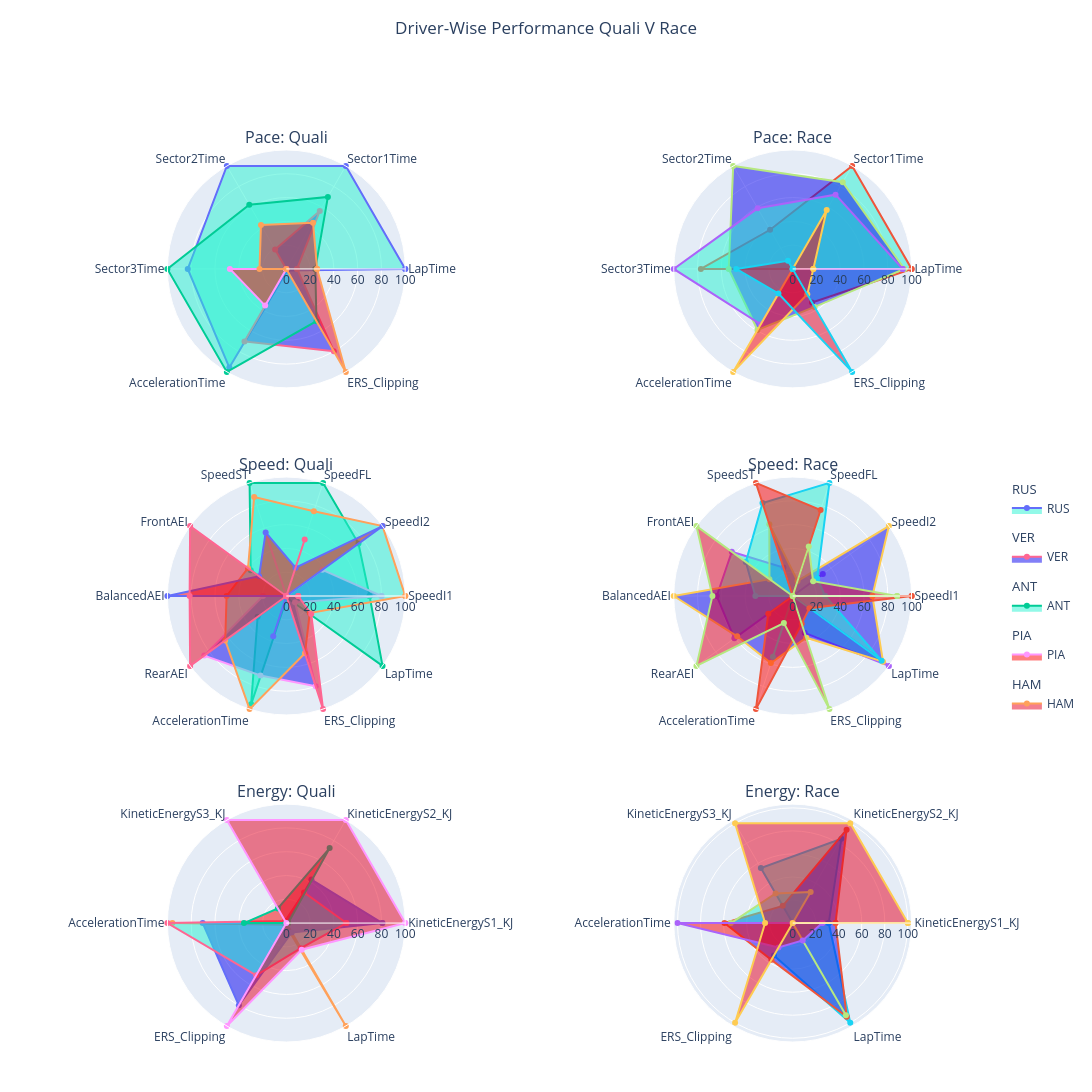

Notebook code for this chart:
### Code cell
polar_fig = data_vis.create_comparison_radar(
    quali_performance=quali_performance_rescaled,
    race_performance=race_performance_rescaled,
    drivers=top_5_drivers.to_list(),
    show_pace_categories=True,
    show_speed_categories=True,
    show_energy_categories=True,
)

polar_fig.show()

### Figure 1 — Plotly figure (JSON) as saved in the notebook; plotly's stock layout.template omitted (floating-point values rounded to 4 significant figures)
{"data": [{"fill": "toself", "fillcolor": "rgba(0.15294117647058825, 0.9568627450980393, 0.8235294117647058, 0.5)", "legendgroup": "RUS", "legendgrouptitle": {"text": "RUS"}, "name": "RUS", "r": [100.0, 100.0, 100.0, 82.88, 95.8, 1.552, 100.0], "showlegend": true, "subplot": "polar", "theta": ["LapTime", "Sector1Time", "Sector2Time", "Sector3Time", "AccelerationTime", "ERS_Clipping", "LapTime"], "type": "scatterpolar"}, {"fill": "toself", "fillcolor": "rgba(0.15294117647058825, 0.9568627450980393, 0.8235294117647058, 0.5)", "legendgroup": "RUS", "legendgrouptitle": {"text": "RUS"}, "name": "RUS", "r": [100.0, 100.0, 38.0, 77.19, 0.0, 32.55, 100.0], "showlegend": false, "subplot": "polar2", "theta": ["LapTime", "Sector1Time", "Sector2Time", "Sector3Time", "AccelerationTime", "ERS_Clipping", "LapTime"], "type": "scatterpolar"}, {"fill": "toself", "fillcolor": "rgba(0.15294117647058825, 0.9568627450980393, 0.8235294117647058, 0.5)", "legendgroup": "RUS", "legendgrouptitle": {"text": "RUS"}, "name": "RUS", "r": [70.0, 75.0, 100.0, 100.0, 36.98, 0.0, 29.83, 95.8, 1.552, 100.0, 70.0], "showlegend": false, "subplot": "polar3", "theta": ["SpeedI1", "SpeedI2", "SpeedFL", "SpeedST", "FrontAEI", "BalancedAEI", "RearAEI", "AccelerationTime", "ERS_Clipping", "LapTime", "SpeedI1"], "type": "scatterpolar"}, {"fill": "toself", "fillcolor": "rgba(0.15294117647058825, 0.9568627450980393, 0.8235294117647058, 0.5)", "legendgroup": "RUS", "legendgrouptitle": {"text": "RUS"}, "name": "RUS", "r": [0.0, 31.34, 0.0, 25.15, 63.26, 63.83, 60.57, 0.0, 32.55, 100.0, 0.0], "showlegend": false, "subplot": "polar4", "theta": ["SpeedI1", "SpeedI2", "SpeedFL", "SpeedST", "FrontAEI", "BalancedAEI", "RearAEI", "AccelerationTime", "ERS_Clipping", "LapTime", "SpeedI1"], "type": "scatterpolar"}, {"fill": "toself", "fillcolor": "rgba(0.15294117647058825, 0.9568627450980393, 0.8235294117647058, 0.5)", "legendgroup": "RUS", "legendgrouptitle": {"text": "RUS"}, "name": "RUS", "r": [0.0, 0.0, 0.0, 95.8, 1.552, 100.0, 0.0], "showlegend": false, "subplot": "polar5", "theta": ["KineticEnergyS1_KJ", "KineticEnergyS2_KJ", "KineticEnergyS3_KJ", "AccelerationTime", "ERS_Clipping", "LapTime", "KineticEnergyS1_KJ"], "type": "scatterpolar"}, {"fill": "toself", "fillcolor": "rgba(0.15294117647058825, 0.9568627450980393, 0.8235294117647058, 0.5)", "legendgroup": "RUS", "legendgrouptitle": {"text": "RUS"}, "name": "RUS", "r": [31.29, 84.49, 55.2, 0.0, 32.55, 100.0, 31.29], "showlegend": false, "subplot": "polar6", "theta": ["KineticEnergyS1_KJ", "KineticEnergyS2_KJ", "KineticEnergyS3_KJ", "AccelerationTime", "ERS_Clipping", "LapTime", "KineticEnergyS1_KJ"], "type": "scatterpolar"}, {"fill": "toself", "fillcolor": "rgba(0.023529411764705882, 0.0, 0.9372549019607843, 0.5)", "legendgroup": "VER", "legendgrouptitle": {"text": "VER"}, "name": "VER", "r": [9.045, 56.25, 18.85, 0.0, 70.33, 79.82, 9.045], "showlegend": true, "subplot": "polar", "theta": ["LapTime", "Sector1Time", "Sector2Time", "Sector3Time", "AccelerationTime", "ERS_Clipping", "LapTime"], "type": "scatterpolar"}, {"fill": "toself", "fillcolor": "rgba(0.023529411764705882, 0.0, 0.9372549019607843, 0.5)", "legendgroup": "VER", "legendgrouptitle": {"text": "VER"}, "name": "VER", "r": [93.9, 84.2, 100.0, 53.77, 59.23, 36.88, 93.9], "showlegend": false, "subplot": "polar2", "theta": ["LapTime", "Sector1Time", "Sector2Time", "Sector3Time", "AccelerationTime", "ERS_Clipping", "LapTime"], "type": "scatterpolar"}, {"fill": "toself", "fillcolor": "rgba(0.023529411764705882, 0.0, 0.9372549019607843, 0.5)", "legendgroup": "VER", "legendgrouptitle": {"text": "VER"}, "name": "VER", "r": [80.0, 37.5, 0.0, 56.25, 0.0, 19.62, 85.26, 70.33, 79.82, 9.045, 80.0], "showlegend": false, "subplot": "polar3", "theta": ["SpeedI1", "SpeedI2", "SpeedFL", "SpeedST", "FrontAEI", "BalancedAEI", "RearAEI", "AccelerationTime", "ERS_Clipping", "LapTime", "SpeedI1"], "type": "scatterpolar"}, {"fill": "toself", "fillcolor": "rgba(0.023529411764705882, 0.0, 0.9372549019607843, 0.5)", "legendgroup": "VER", "legendgrouptitle": {"text": "VER"}, "name": "VER", "r": [67.03, 100.0, 13.28, 63.52, 24.13, 100.0, 57.66, 59.23, 36.88, 93.9, 67.03], "showlegend": false, "subplot": "polar4", "theta": ["SpeedI1", "SpeedI2", "SpeedFL", "SpeedST", "FrontAEI", "BalancedAEI", "RearAEI", "AccelerationTime", "ERS_Clipping", "LapTime", "SpeedI1"], "type": "scatterpolar"}, {"fill": "toself", "fillcolor": "rgba(0.023529411764705882, 0.0, 0.9372549019607843, 0.5)", "legendgroup": "VER", "legendgrouptitle": {"text": "VER"}, "name": "VER", "r": [80.74, 42.21, 0.1149, 70.33, 79.82, 9.045, 80.74], "showlegend": false, "subplot": "polar5", "theta": ["KineticEnergyS1_KJ", "KineticEnergyS2_KJ", "KineticEnergyS3_KJ", "AccelerationTime", "ERS_Clipping", "LapTime", "KineticEnergyS1_KJ"], "type": "scatterpolar"}, {"fill": "toself", "fillcolor": "rgba(0.023529411764705882, 0.0, 0.9372549019607843, 0.5)", "legendgroup": "VER", "legendgrouptitle": {"text": "VER"}, "name": "VER", "r": [37.21, 93.62, 17.23, 59.23, 36.88, 93.9, 37.21], "showlegend": false, "subplot": "polar6", "theta": ["KineticEnergyS1_KJ", "KineticEnergyS2_KJ", "KineticEnergyS3_KJ", "AccelerationTime", "ERS_Clipping", "LapTime", "KineticEnergyS1_KJ"], "type": "scatterpolar"}, {"fill": "toself", "fillcolor": "rgba(0.15294117647058825, 0.9568627450980393, 0.8235294117647058, 0.5)", "legendgroup": "ANT", "legendgrouptitle": {"text": "ANT"}, "name": "ANT", "r": [24.37, 69.89, 62.3, 100.0, 100.0, 50.68, 24.37], "showlegend": true, "subplot": "polar", "theta": ["LapTime", "Sector1Time", "Sector2Time", "Sector3Time", "AccelerationTime", "ERS_Clipping", "LapTime"], "type": "scatterpolar"}, {"fill": "toself", "fillcolor": "rgba(0.15294117647058825, 0.9568627450980393, 0.8235294117647058, 0.5)", "legendgroup": "ANT", "legendgrouptitle": {"text": "ANT"}, "name": "ANT", "r": [92.48, 72.07, 58.84, 100.0, 53.7, 0.0, 92.48], "showlegend": false, "subplot": "polar2", "theta": ["LapTime", "Sector1Time", "Sector2Time", "Sector3Time", "AccelerationTime", "ERS_Clipping", "LapTime"], "type": "scatterpolar"}, {"fill": "toself", "fillcolor": "rgba(0.15294117647058825, 0.9568627450980393, 0.8235294117647058, 0.5)", "legendgroup": "ANT", "legendgrouptitle": {"text": "ANT"}, "name": "ANT", "r": [100.0, 100.0, 75.0, 87.5, 39.82, 50.22, 63.51, 100.0, 50.68, 24.37, 100.0], "showlegend": false, "subplot": "polar3", "theta": ["SpeedI1", "SpeedI2", "SpeedFL", "SpeedST", "FrontAEI", "BalancedAEI", "RearAEI", "AccelerationTime", "ERS_Clipping", "LapTime", "SpeedI1"], "type": "scatterpolar"}, {"fill": "toself", "fillcolor": "rgba(0.15294117647058825, 0.9568627450980393, 0.8235294117647058, 0.5)", "legendgroup": "ANT", "legendgrouptitle": {"text": "ANT"}, "name": "ANT", "r": [27.29, 25.5, 100.0, 82.12, 48.71, 31.38, 0.0, 53.7, 0.0, 92.48, 27.29], "showlegend": false, "subplot": "polar4", "theta": ["SpeedI1", "SpeedI2", "SpeedFL", "SpeedST", "FrontAEI", "BalancedAEI", "RearAEI", "AccelerationTime", "ERS_Clipping", "LapTime", "SpeedI1"], "type": "scatterpolar"}, {"fill": "toself", "fillcolor": "rgba(0.15294117647058825, 0.9568627450980393, 0.8235294117647058, 0.5)", "legendgroup": "ANT", "legendgrouptitle": {"text": "ANT"}, "name": "ANT", "r": [50.49, 29.76, 2.043, 100.0, 50.68, 24.37, 50.49], "showlegend": false, "subplot": "polar5", "theta": ["KineticEnergyS1_KJ", "KineticEnergyS2_KJ", "KineticEnergyS3_KJ", "AccelerationTime", "ERS_Clipping", "LapTime", "KineticEnergyS1_KJ"], "type": "scatterpolar"}, {"fill": "toself", "fillcolor": "rgba(0.15294117647058825, 0.9568627450980393, 0.8235294117647058, 0.5)", "legendgroup": "ANT", "legendgrouptitle": {"text": "ANT"}, "name": "ANT", "r": [0.0, 31.19, 29.73, 53.7, 0.0, 92.48, 0.0], "showlegend": false, "subplot": "polar6", "theta": ["KineticEnergyS1_KJ", "KineticEnergyS2_KJ", "KineticEnergyS3_KJ", "AccelerationTime", "ERS_Clipping", "LapTime", "KineticEnergyS1_KJ"], "type": "scatterpolar"}, {"fill": "toself", "fillcolor": "rgba(1.0, 0.5019607843137255, 0.0, 0.5)", "legendgroup": "PIA", "legendgrouptitle": {"text": "PIA"}, "name": "PIA", "r": [0.0, 0.0, 0.0, 47.47, 35.62, 0.0, 0.0], "showlegend": true, "subplot": "polar", "theta": ["LapTime", "Sector1Time", "Sector2Time", "Sector3Time", "AccelerationTime", "ERS_Clipping", "LapTime"], "type": "scatterpolar"}, {"fill": "toself", "fillcolor": "rgba(1.0, 0.5019607843137255, 0.0, 0.5)", "legendgroup": "PIA", "legendgrouptitle": {"text": "PIA"}, "name": "PIA", "r": [17.37, 57.2, 0.0, 0.0, 100.0, 24.57, 17.37], "showlegend": false, "subplot": "polar2", "theta": ["LapTime", "Sector1Time", "Sector2Time", "Sector3Time", "AccelerationTime", "ERS_Clipping", "LapTime"], "type": "scatterpolar"}, {"fill": "toself", "fillcolor": "rgba(1.0, 0.5019607843137255, 0.0, 0.5)", "legendgroup": "PIA", "legendgrouptitle": {"text": "PIA"}, "name": "PIA", "r": [0.0, 100.0, 25.0, 56.25, 28.29, 100.0, 0.0, 35.62, 0.0, 0.0, 0.0], "showlegend": false, "subplot": "polar3", "theta": ["SpeedI1", "SpeedI2", "SpeedFL", "SpeedST", "FrontAEI", "BalancedAEI", "RearAEI", "AccelerationTime", "ERS_Clipping", "LapTime", "SpeedI1"], "type": "scatterpolar"}, {"fill": "toself", "fillcolor": "rgba(1.0, 0.5019607843137255, 0.0, 0.5)", "legendgroup": "PIA", "legendgrouptitle": {"text": "PIA"}, "name": "PIA", "r": [100.0, 0.0, 75.93, 100.0, 0.0, 0.0, 25.35, 100.0, 24.57, 17.37, 100.0], "showlegend": false, "subplot": "polar4", "theta": ["SpeedI1", "SpeedI2", "SpeedFL", "SpeedST", "FrontAEI", "BalancedAEI", "RearAEI", "AccelerationTime", "ERS_Clipping", "LapTime", "SpeedI1"], "type": "scatterpolar"}, {"fill": "toself", "fillcolor": "rgba(1.0, 0.5019607843137255, 0.0, 0.5)", "legendgroup": "PIA", "legendgrouptitle": {"text": "PIA"}, "name": "PIA", "r": [1.55, 72.85, 14.21, 35.62, 0.0, 0.0, 1.55], "showlegend": false, "subplot": "polar5", "theta": ["KineticEnergyS1_KJ", "KineticEnergyS2_KJ", "KineticEnergyS3_KJ", "AccelerationTime", "ERS_Clipping", "LapTime", "KineticEnergyS1_KJ"], "type": "scatterpolar"}, {"fill": "toself", "fillcolor": "rgba(1.0, 0.5019607843137255, 0.0, 0.5)", "legendgroup": "PIA", "legendgrouptitle": {"text": "PIA"}, "name": "PIA", "r": [25.68, 0.0, 0.0, 100.0, 24.57, 17.37, 25.68], "showlegend": false, "subplot": "polar6", "theta": ["KineticEnergyS1_KJ", "KineticEnergyS2_KJ", "KineticEnergyS3_KJ", "AccelerationTime", "ERS_Clipping", "LapTime", "KineticEnergyS1_KJ"], "type": "scatterpolar"}, {"fill": "toself", "fillcolor": "rgba(0.9098039215686274, 0.0, 0.12549019607843137, 0.5)", "legendgroup": "HAM", "legendgrouptitle": {"text": "HAM"}, "name": "HAM", "r": [25.88, 44.89, 42.62, 22.57, 0.0, 100.0, 25.88], "showlegend": true, "subplot": "polar", "theta": ["LapTime", "Sector1Time", "Sector2Time", "Sector3Time", "AccelerationTime", "ERS_Clipping", "LapTime"], "type": "scatterpolar"}, {"fill": "toself", "fillcolor": "rgba(0.9098039215686274, 0.0, 0.12549019607843137, 0.5)", "legendgroup": "HAM", "legendgrouptitle": {"text": "HAM"}, "name": "HAM", "r": [0.0, 0.0, 7.939, 47.48, 23.95, 100.0, 0.0], "showlegend": false, "subplot": "polar2", "theta": ["LapTime", "Sector1Time", "Sector2Time", "Sector3Time", "AccelerationTime", "ERS_Clipping", "LapTime"], "type": "scatterpolar"}, {"fill": "toself", "fillcolor": "rgba(0.9098039215686274, 0.0, 0.12549019607843137, 0.5)", "legendgroup": "HAM", "legendgrouptitle": {"text": "HAM"}, "name": "HAM", "r": [10.0, 0.0, 50.0, 0.0, 100.0, 81.3, 100.0, 0.0, 100.0, 25.88, 10.0], "showlegend": false, "subplot": "polar3", "theta": ["SpeedI1", "SpeedI2", "SpeedFL", "SpeedST", "FrontAEI", "BalancedAEI", "RearAEI", "AccelerationTime", "ERS_Clipping", "LapTime", "SpeedI1"], "type": "scatterpolar"}, {"fill": "toself", "fillcolor": "rgba(0.9098039215686274, 0.0, 0.12549019607843137, 0.5)", "legendgroup": "HAM", "legendgrouptitle": {"text": "HAM"}, "name": "HAM", "r": [87.77, 21.23, 43.76, 0.0, 100.0, 67.47, 100.0, 23.95, 100.0, 0.0, 87.77], "showlegend": false, "subplot": "polar4", "theta": ["SpeedI1", "SpeedI2", "SpeedFL", "SpeedST", "FrontAEI", "BalancedAEI", "RearAEI", "AccelerationTime", "ERS_Clipping", "LapTime", "SpeedI1"], "type": "scatterpolar"}, {"fill": "toself", "fillcolor": "rgba(0.9098039215686274, 0.0, 0.12549019607843137, 0.5)", "legendgroup": "HAM", "legendgrouptitle": {"text": "HAM"}, "name": "HAM", "r": [100.0, 100.0, 100.0, 0.0, 100.0, 25.88, 100.0], "showlegend": false, "subplot": "polar5", "theta": ["KineticEnergyS1_KJ", "KineticEnergyS2_KJ", "KineticEnergyS3_KJ", "AccelerationTime", "ERS_Clipping", "LapTime", "KineticEnergyS1_KJ"], "type": "scatterpolar"}, {"fill": "toself", "fillcolor": "rgba(0.9098039215686274, 0.0, 0.12549019607843137, 0.5)", "legendgroup": "HAM", "legendgrouptitle": {"text": "HAM"}, "name": "HAM", "r": [100.0, 100.0, 100.0, 23.95, 100.0, 0.0, 100.0], "showlegend": false, "subplot": "polar6", "theta": ["KineticEnergyS1_KJ", "KineticEnergyS2_KJ", "KineticEnergyS3_KJ", "AccelerationTime", "ERS_Clipping", "LapTime", "KineticEnergyS1_KJ"], "type": "scatterpolar"}], "layout": {"annotations": [{"font": {"size": 16}, "showarrow": false, "text": "Pace: Quali", "x": 0.175, "xanchor": "center", "xref": "paper", "y": 1, "yanchor": "bottom", "yref": "paper"}, {"font": {"size": 16}, "showarrow": false, "text": "Pace: Race", "x": 0.825, "xanchor": "center", "xref": "paper", "y": 1, "yanchor": "bottom", "yref": "paper"}, {"font": {"size": 16}, "showarrow": false, "text": "Speed: Quali", "x": 0.175, "xanchor": "center", "xref": "paper", "y": 0.6333, "yanchor": "bottom", "yref": "paper"}, {"font": {"size": 16}, "showarrow": false, "text": "Speed: Race", "x": 0.825, "xanchor": "center", "xref": "paper", "y": 0.6333, "yanchor": "bottom", "yref": "paper"}, {"font": {"size": 16}, "showarrow": false, "text": "Energy: Quali", "x": 0.175, "xanchor": "center", "xref": "paper", "y": 0.2667, "yanchor": "bottom", "yref": "paper"}, {"font": {"size": 16}, "showarrow": false, "text": "Energy: Race", "x": 0.825, "xanchor": "center", "xref": "paper", "y": 0.2667, "yanchor": "bottom", "yref": "paper"}], "height": 1800, "legend": {"x": 1.1, "xanchor": "left", "y": 0.5, "yanchor": "middle"}, "margin": {"b": 50, "l": 150, "r": 150, "t": 150}, "polar": {"domain": {"x": [0, 0.35], "y": [0.7333, 1]}, "radialaxis": {"range": [0, 100], "visible": true}}, "polar2": {"domain": {"x": [0.65, 1.0], "y": [0.7333, 1]}, "radialaxis": {"range": [0, 100], "visible": true}}, "polar3": {"domain": {"x": [0, 0.35], "y": [0.3667, 0.6333]}, "radialaxis": {"range": [0, 100], "visible": true}}, "polar4": {"domain": {"x": [0.65, 1.0], "y": [0.3667, 0.6333]}, "radialaxis": {"range": [0, 100], "visible": true}}, "polar5": {"domain": {"x": [0, 0.35], "y": [0, 0.2667]}, "radialaxis": {"range": [0, 100], "visible": true}}, "polar6": {"domain": {"x": [0.65, 1.0], "y": [0, 0.2667]}}, "showlegend": true, "title": {"text": "Driver-Wise Performance Quali V Race", "x": 0.5, "y": 0.98}, "width": 1280}}
